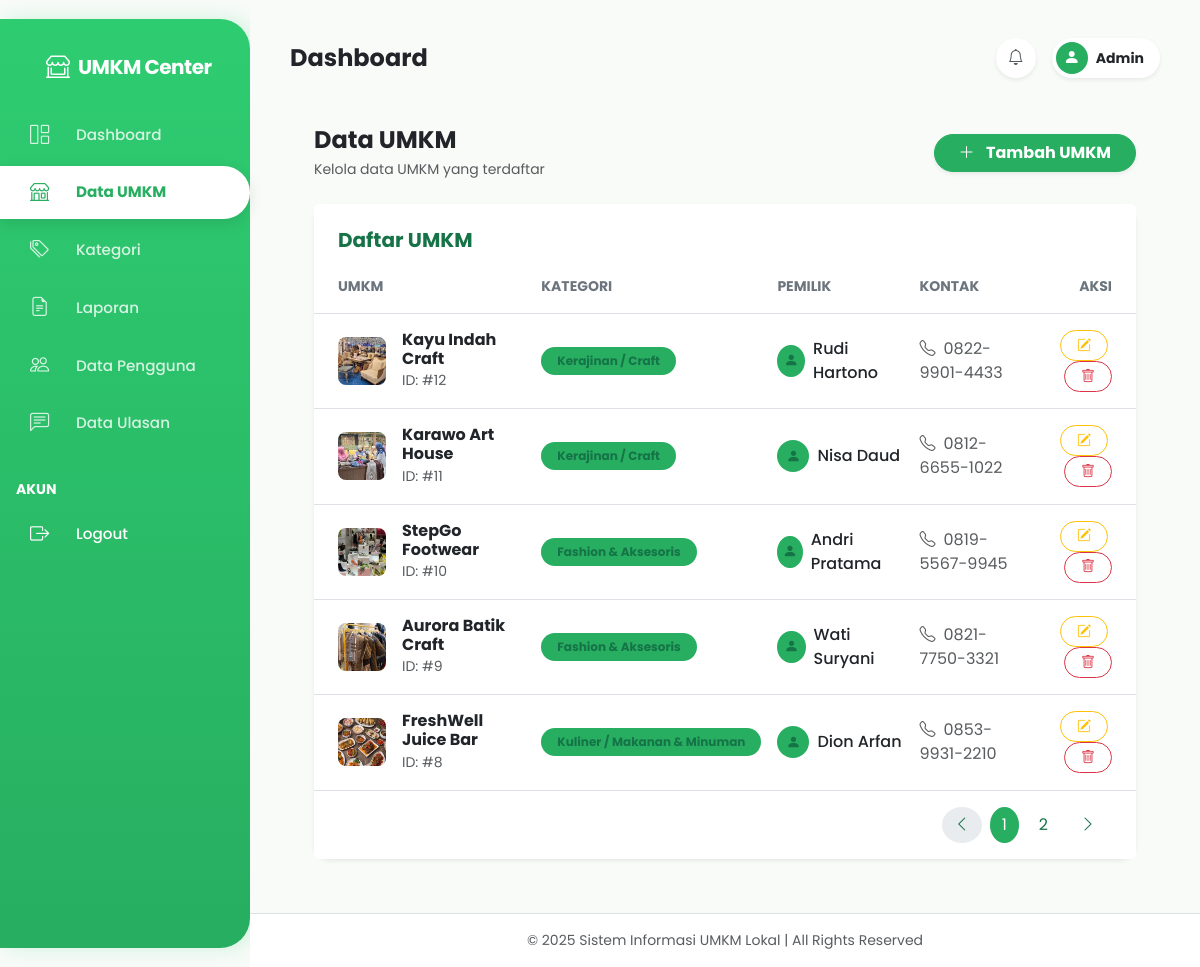
Page /admin/umkm/data.php (signed in) on the committed database.
### tables this page shows
CREATE TABLE `umkm` (
  `id_umkm` int(11) NOT NULL,
  `nama_umkm` varchar(100) DEFAULT NULL,
  `pemilik` varchar(100) DEFAULT NULL,
  `id_kategori` int(11) DEFAULT NULL,
  `alamat` text DEFAULT NULL,
  `kontak` varchar(50) DEFAULT NULL,
  `deskripsi` text DEFAULT NULL,
  `foto` varchar(255) DEFAULT NULL,
  `link_maps` varchar(255) DEFAULT NULL
);

CREATE TABLE `kategori` (
  `id_kategori` int(11) NOT NULL,
  `nama_kategori` varchar(100) DEFAULT NULL
);

### admin/umkm/data.php (the view, shortened to what this page needs)
<?php
include('../../config/database.php');
include('../../includes/header_admin.php');
$limit = 5;
$page = isset($_GET['page']) ? (int)$_GET['page'] : 1;
$start = ($page > 1) ? ($page * $limit) - $limit : 0;
$total_result = mysqli_query($koneksi, "SELECT COUNT(*) as total FROM umkm");
$total_row = mysqli_fetch_assoc($total_result);
$total_data = $total_row['total'];
$total_pages = ceil($total_data / $limit);
$query = "SELECT umkm.*, kategori.nama_kategori
          FROM umkm
          LEFT JOIN kategori ON umkm.id_kategori = kategori.id_kategori
          ORDER BY id_umkm DESC
          LIMIT $start, $limit";
$result = mysqli_query($koneksi, $query);
?>
<div class="container-fluid px-4 py-4">
  <div class="d-flex justify-content-between align-items-center mb-4">
    <div>
      <h4 class="fw-bold text-dark mb-1">Data UMKM</h4>
      <p class="text-muted small mb-0">Kelola data UMKM yang terdaftar</p>
    </div>
    <a href="tambah.php" class="btn btn-primary rounded-pill px-4 fw-bold shadow-sm">
      <i class="bi bi-plus-lg me-2"></i> Tambah UMKM
    </a>
  </div>
  <div class="card border-0 shadow-sm rounded-4">
    <div class="card-header bg-white border-bottom-0 pt-4 px-4 d-flex justify-content-between align-items-center">
      <h5 class="fw-bold text-primary mb-0">Daftar UMKM</h5>
    </div>
    <div class="card-body p-0">
      <div class="table-responsive">
        <table class="table table-hover align-middle mb-0" style="min-width: 800px;">
          <thead class="bg-light">
            <tr>
              <th class="px-4 py-3 text-secondary small fw-bold text-uppercase">UMKM</th>
              <th class="py-3 text-secondary small fw-bold text-uppercase">Kategori</th>
              <th class="py-3 text-secondary small fw-bold text-uppercase">Pemilik</th>
              <th class="py-3 text-secondary small fw-bold text-uppercase">Kontak</th>
              <th class="px-4 py-3 text-end text-secondary small fw-bold text-uppercase">Aksi</th>
            </tr>
          </thead>
          <tbody>
            <?php while ($row = mysqli_fetch_assoc($result)) { ?>
              <tr>
                <td class="px-4 py-3">
                  <div class="d-flex align-items-center">
                    <?php if ($row['foto']) { ?>
                      <img src="../../uploads/umkm/<?= $row['foto'] ?>" class="rounded-3 object-fit-cover me-3" width="48" height="48">
                    <?php } else { ?>
                      <div class="bg-light rounded-3 d-flex align-items-center justify-content-center me-3" style="width: 48px; height: 48px;">
                        <i class="bi bi-shop text-muted"></i>
                      </div>
                    <?php } ?>
                    <div>
                      <h6 class="fw-bold text-dark mb-0"><?= htmlspecialchars($row['nama_umkm']) ?></h6>
                      <small class="text-muted">ID: #<?= $row['id_umkm'] ?></small>
                    </div>
                  </div>
                </td>
                <td class="py-3">
                  <span class="badge bg-primary bg-opacity-10 text-primary px-3 py-2 rounded-pill">
                    <?= htmlspecialchars($row['nama_kategori']) ?>
                  </span>
                </td>
                <td class="py-3">
                  <div class="d-flex align-items-center">
                    <div class="bg-primary bg-opacity-10 text-primary rounded-circle d-flex align-items-center justify-content-center me-2" style="width: 32px; height: 32px;">
                      <i class="bi bi-person-fill small"></i>
                    </div>
                    <span class="fw-medium text-dark"><?= htmlspecialchars($row['pemilik']) ?></span>
                  </div>
                </td>
                <td class="py-3">
                  <span class="text-muted"><i class="bi bi-telephone me-2"></i><?= htmlspecialchars($row['kontak']) ?></span>
                </td>
                <td class="px-4 py-3 text-end">
                  <a href="edit.php?id=<?= $row['id_umkm'] ?>" class="btn btn-sm btn-outline-warning rounded-pill px-3 me-1">
                    <i class="bi bi-pencil-square"></i>
                  </a>
                  <a href="hapus.php?id=<?= $row['id_umkm'] ?>"
                     class="btn btn-sm btn-outline-danger rounded-pill px-3"
                     onclick="return confirm('Yakin hapus data ini?')">
                     <i class="bi bi-trash"></i>
                  </a>
                </td>
              </tr>
            <?php } ?>
          </tbody>
        </table>
      </div>
    </div>
    <div class="card-footer bg-white border-top-0 py-3 px-4">
      <nav aria-label="Page navigation">
        <ul class="pagination justify-content-end mb-0">
          <li class="page-item <?= ($page <= 1) ? 'disabled' : '' ?>">
            <a class="page-link border-0 rounded-circle mx-1" href="?page=<?= $page - 1 ?>"><i class="bi bi-chevron-left"></i></a>
          </li>
          <?php for($i = 1; $i <= $total_pages; $i++) : ?>
            <li class="page-item <?= ($page == $i) ? 'active' : '' ?>">
              <a class="page-link border-0 rounded-circle mx-1" href="?page=<?= $i ?>"><?= $i ?></a>
            </li>
          <?php endfor; ?>
          <li class="page-item <?= ($page >= $total_pages) ? 'disabled' : '' ?>">
            <a class="page-link border-0 rounded-circle mx-1" href="?page=<?= $page + 1 ?>"><i class="bi bi-chevron-right"></i></a>
          </li>
        </ul>
      </nav>
    </div>
  </div>
</div>
<?php include('../../includes/footer_admin.php'); ?>

### assets/css/admin.css (style rules this page uses)
:root { --primary-color: #27ae60; --primary-dark: #219150; --text-primary-dark: #157347; --bg-color: #f8fbf8; --sidebar-bg: #ffffff; --text-dark: #2c3e50; --text-light: #a0a0a0; --sidebar-width: 250px; --card-shadow: 0 10px 30px rgba(0, 0, 0, 0.03); }
.text-primary { color: var(--text-primary-dark) !important; }
.bg-primary { background-color: var(--primary-color) !important; }
.btn-primary { background-color: var(--primary-color) !important; border-color: var(--primary-color) !important; }
.page-link { color: var(--text-primary-dark) !important; }
.page-item.active .page-link { background-color: var(--primary-color) !important; border-color: var(--primary-color) !important; color: white !important; }
body { font-family: "Poppins", sans-serif; background-color: var(--bg-color); color: var(--text-dark); overflow: hidden; }

### rows in the picture
umkm: foto (picture), nama_umkm "Kayu Indah Craft", id_umkm "12", id_kategori.nama_kategori "Kerajinan / Craft", pemilik "Rudi Hartono", kontak "0822-9901-4433"
umkm: foto (picture), nama_umkm "Karawo Art House", id_umkm "11", id_kategori.nama_kategori "Kerajinan / Craft", pemilik "Nisa Daud", kontak "0812-6655-1022"
umkm: foto (picture), nama_umkm "StepGo Footwear", id_umkm "10", id_kategori.nama_kategori "Fashion & Aksesoris", pemilik "Andri Pratama", kontak "0819-5567-9945"
umkm: foto (picture), nama_umkm "Aurora Batik Craft", id_umkm "9", id_kategori.nama_kategori "Fashion & Aksesoris", pemilik "Wati Suryani", kontak "0821-7750-3321"
umkm: foto (picture), nama_umkm "FreshWell Juice Bar", id_umkm "8", id_kategori.nama_kategori "Kuliner / Makanan & Minuman", pemilik "Dion Arfan", kontak "0853-9931-2210"

### other values in the picture
$title "Dashboard"
